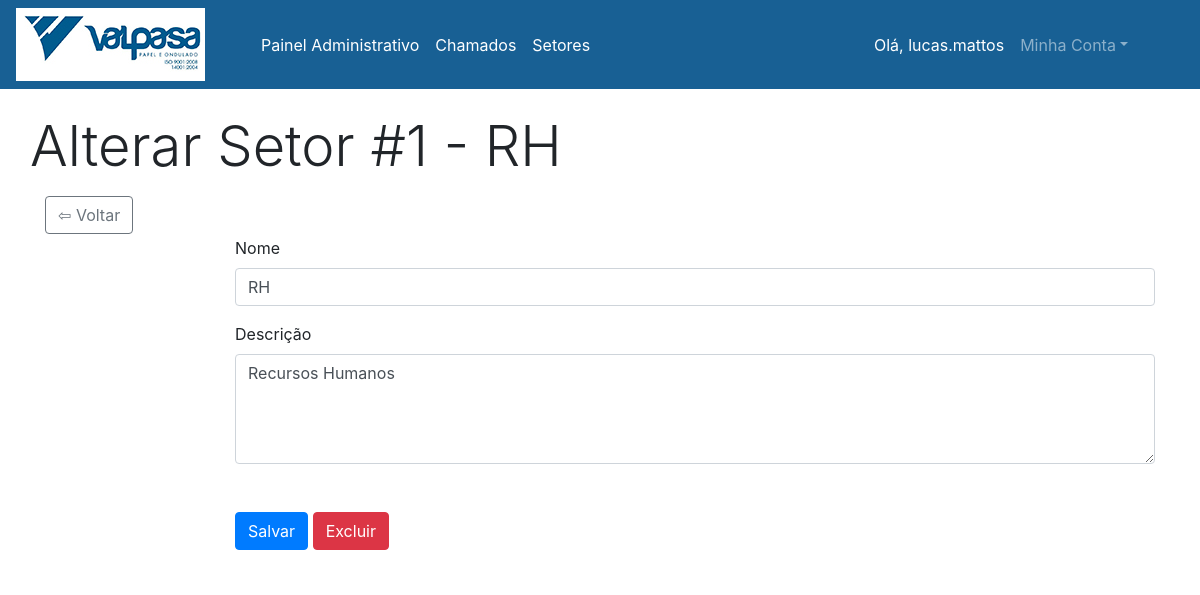
Screenshot of /setores/update/1 (signed in) with the database file from the repository.
### chamados/models.py (models this page shows)
class Setor(models.Model):
    nome = models.CharField(max_length=100)
    descricao = models.CharField(max_length=100, null=True)

### chamados/views.py (the view)
# urls.py: path('setores/update/<int:id>', update_setor, name='update_setor'),
@login_required(login_url='/users/login')
def update_setor(request, id):
    setor = Setor.objects.get(id=id)
    form = SetorForm(request.POST or None, instance=setor)
    if form.is_valid():
        form.save()
        return redirect('list_setores')
    return render(request, 'setor-form.html', {'form': form, 'setor': setor})

### chamados/forms.py
class SetorForm(forms.ModelForm):
    class Meta:
        model = Setor
        fields = '__all__'
        widgets = {
            'nome': forms.TextInput(attrs={'class': 'form-control', 'maxlength': 100}),
            'descricao': forms.TextInput(attrs={'class': 'form-control', 'maxlength': 100, 'required': False}),
        }

### chamados/templates/setor-form.html (shortened to what this page needs)
{% extends "base.html" %}
{% block title %}
    {% if setor %}
        <h1 class="display-4">Alterar Setor #{{setor.id}} - {{setor.nome}}</h1>
    {% else %}
        <h1 class="display-4">Incluir Setor</h1>
    {% endif %}
{% endblock %}
{% block content %}
    <div class="col-2"><a href="{% url 'list_setores' %}" class="btn btn-outline-secondary">⇦ Voltar</a></div>
    <div class="col-10 mt-4">
        <form method="post" enctype="multipart/form-data">
        <div class="form-group mt-3">
            <label >Nome</label>
            <input type="text" class="form-control" id="nome" value="{{setor.nome}}" placeholder="Insira um Nome" name="nome" required>
        </div>
        <div class="form-group">
            <label>Descrição</label>
            <textarea class="form-control" id="descricao" placeholder="Insira uma Descrição" name="descricao" rows="4" required>{{setor.descricao}}</textarea>
        </div>
        <div class="form-group mt-5">
            <button type="submit" class="btn btn-primary">Salvar</button>
            {% if setor %}
                <a href="{% url 'delete_setor' setor.id %}" class="btn btn-danger">Excluir</a>
            {% endif %}
        </div>
    </form>
    </div>
    <div class="col-2"></div>
{% endblock %}

### chamados/templates/base.html (shortened to what this page needs)
<!doctype html>
<html lang="pt-br">
<head>
    <link rel="stylesheet" href="https://stackpath.bootstrapcdn.com/bootstrap/4.1.3/css/bootstrap.min.css">
</head>
<body>
<nav class="navbar navbar-expand-lg navbar-dark" style="background-color: #186094;">
  <div class="collapse navbar-collapse" id="navbarTogglerDemo01">
    <img src="/static/img/logo.jpg">
    {% if user.is_authenticated %}
    <ul class="navbar-nav mr-auto mt-2 ml-5 mt-lg-0">
      <li class="nav-item active">
        {% if user.is_superuser %}<a class="nav-link" href="/admin">Painel Administrativo</a>{% endif %}
      </li>
      <li class="nav-item active">
        <a class="nav-link" href="/">Chamados</a>
      </li>
      <li class="nav-item active">
        {% if user.is_superuser %}<a class="nav-link" href="/setores/list">Setores</a>{% endif %}
      </li>
    </ul>
    <ul class="navbar-nav mr-5 mt-2 mt-lg-0">
      <li class="nav-item active">
        <a class="nav-link disabled" href="#">Olá, {{user.username}}</a>
      </li>
      <li class="nav-item dropdown">
        <a class="nav-link dropdown-toggle" data-toggle="dropdown" href="#" role="button" aria-haspopup="true" aria-expanded="false">Minha Conta</a>
      </li>
    </ul>
    {% endif %}
  </div>
</nav>
<div class="container mt-4">
    <div class="row" style="background-color: white;">
        {% block title %}{% endblock %}
    </div>
    <div class="row mt-2" style="background-color: white;">
        {% block content %}{% endblock %}
    </div>
</div>
</body>
</html>

### rows the page displays
Setor: id "1", nome "RH", descricao "Recursos Humanos"

### other values shown
{{ user.username }} "lucas.mattos"
